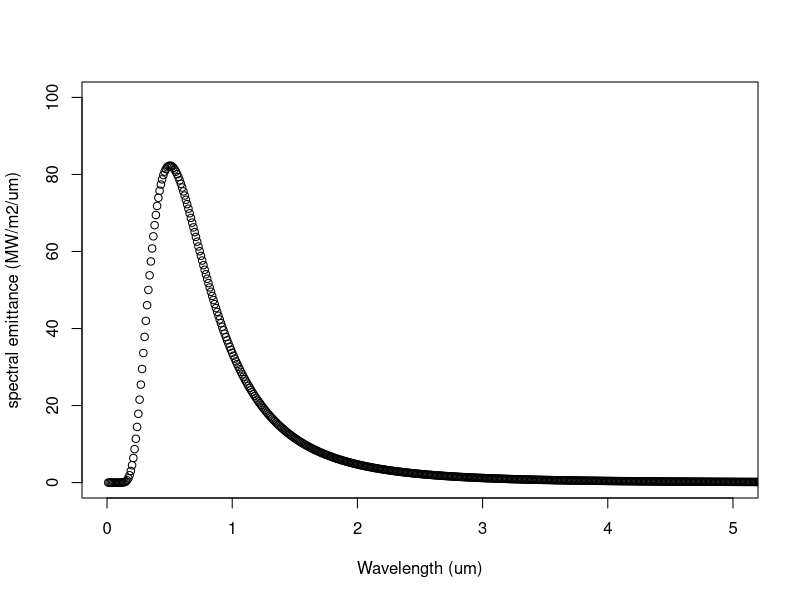
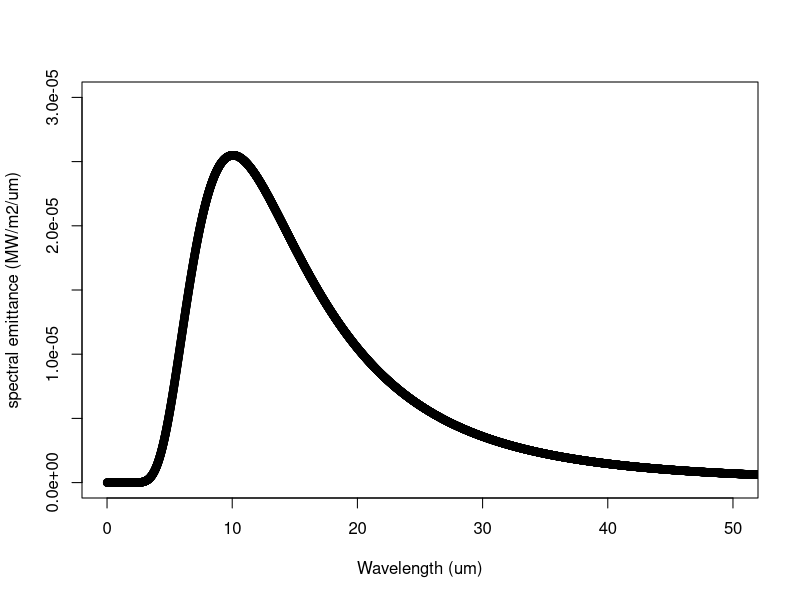
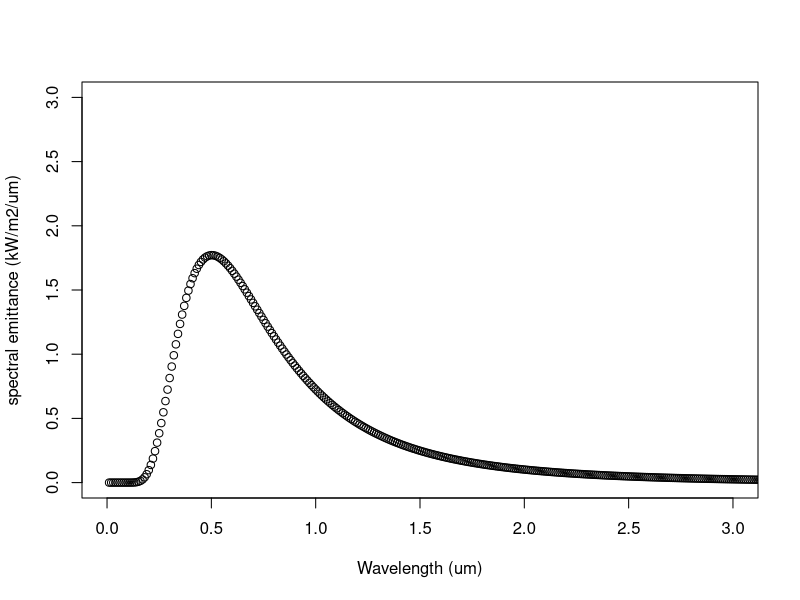

Here is the R script that generated these plots, in order:
## ---- chunk 1
h=6.62606896e-34
c=2.99792458e8
k=1.3806504e-23 
lambda = seq(1e-8,1e-4, by=1e-8)
T = 5770


y=(2*pi*h*(c^2))/(lambda^5)*(1./(exp((h*c)/(lambda*k*T))-1))


T2 = 288
y2=(2*pi*h*(c^2))/(lambda^5)*(1./(exp((h*c)/(lambda*k*T2))-1))
plot(1e6*lambda,1e-6*1e-6*y, xlim=c(0.0,5.0),ylim=c(0.0,100.0), xlab='Wavelength (um)', ylab='spectral emittance (MW/m2/um)')
# par(new=T)
# plot(1e6*lambda,1e-6*1e-6*y2, xlim=c(0.0,10.0), ylim=c(0.0,1/10000.0), xlab='', ylab='', axes=F)
# par(new=F)
plot(1e6*lambda,1e-6*1e-6*y2, xlim=c(0.0,50.0), ylim=c(0.0,3*1e-5), xlab='Wavelength (um)', ylab='spectral emittance (MW/m2/um)')
totalflux=sum(y)*5.25*1e-26
solarpower=3.87e26
solarirradiance=solarpower/6.09e18
ratio=1368/solarirradiance
plot(1e6*lambda,1e-3*1e-6*y*ratio, xlim=c(0.0,3.0),ylim=c(0.0,3.0), xlab='Wavelength (um)', ylab='spectral emittance (kW/m2/um)')
totalterrestiralflux=sum(y*ratio)
